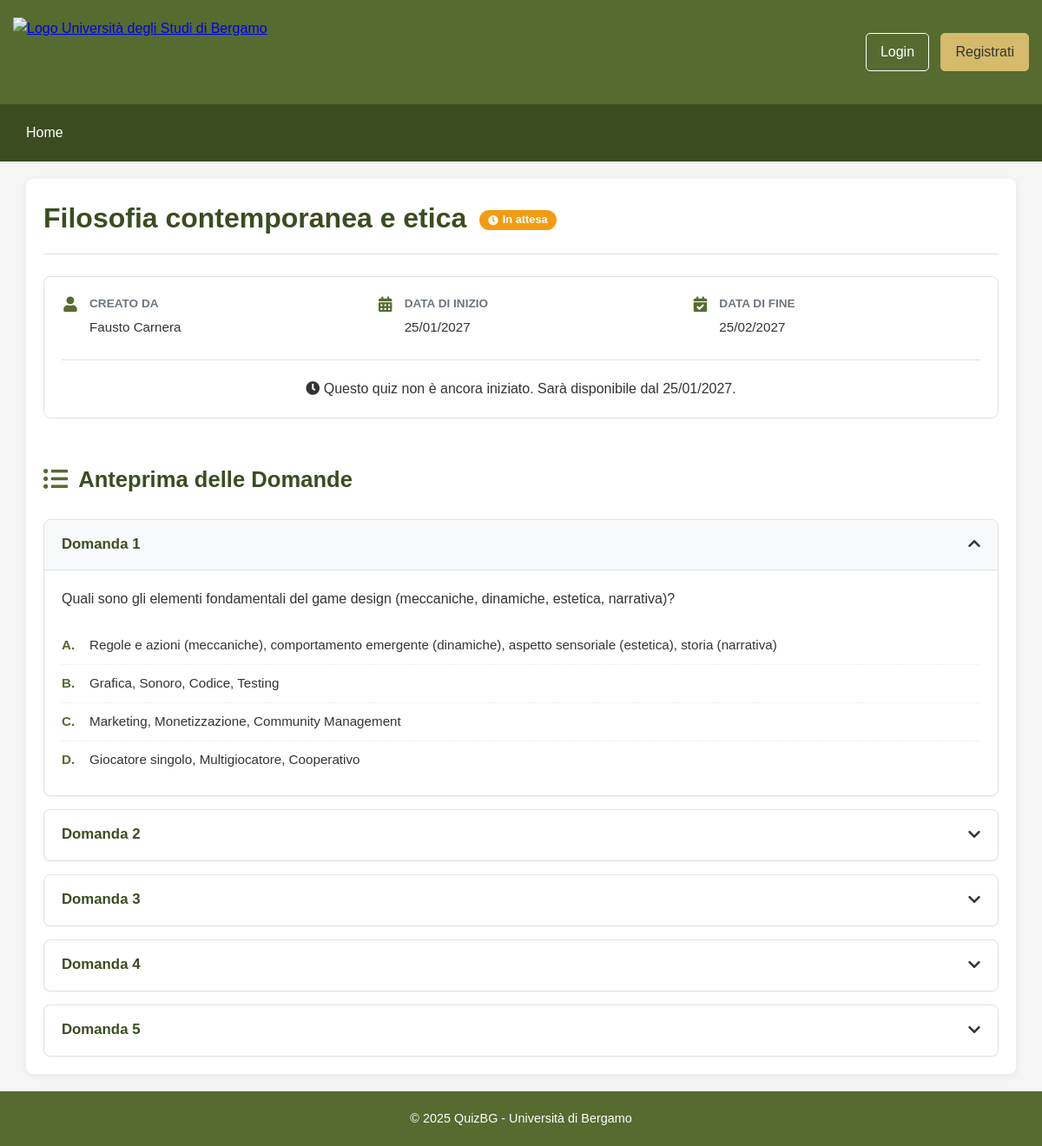
Page /quiz_view.php?id=495 on the committed database.
### tables this page shows
CREATE TABLE Quiz (
    codice INT AUTO_INCREMENT PRIMARY KEY,
    titolo VARCHAR(255) NOT NULL,
    dataInizio DATE NOT NULL,
    dataFine DATE NOT NULL,
    creatore VARCHAR(50) NOT NULL,
    FOREIGN KEY (creatore) REFERENCES Utente(nomeUtente) ON DELETE CASCADE
);

CREATE TABLE Utente (
    nomeUtente VARCHAR(50) PRIMARY KEY,
    nome VARCHAR(100) NOT NULL,
    cognome VARCHAR(100) NOT NULL,
    eMail VARCHAR(100) NOT NULL UNIQUE
);

CREATE TABLE Domanda (
    quiz INT NOT NULL,
    numero INT NOT NULL,
    testo TEXT NOT NULL,
    PRIMARY KEY (quiz, numero),
    FOREIGN KEY (quiz) REFERENCES Quiz(codice) ON DELETE CASCADE
);

### quiz_view.php (the view, shortened to what this page needs)
<?php
include 'includes/header.php';
require_once 'config/database.php';
$quiz_id = (int) $_GET['id'];
$quiz = null;
$questions = [];
$questions_data = [];
$quiz_status = '';
$status_text = '';
$status_icon = 'question-circle';
try {
    $sql_quiz = "SELECT q.*, u.nome, u.cognome
                 FROM Quiz q
                 JOIN Utente u ON q.creatore = u.nomeUtente
                 WHERE q.codice = :quiz_id";
    $stmt_quiz = $pdo->prepare($sql_quiz);
    $stmt_quiz->execute(['quiz_id' => $quiz_id]);
    $quiz = $stmt_quiz->fetch(PDO::FETCH_ASSOC);
    if ($quiz) {
        $sql_questions_load = "SELECT * FROM Domanda WHERE quiz = :quiz_id ORDER BY numero ASC";
        $stmt_questions_load = $pdo->prepare($sql_questions_load);
        $stmt_questions_load->execute(['quiz_id' => $quiz_id]);
        $questions_data = $stmt_questions_load->fetchAll(PDO::FETCH_ASSOC);
        if (!empty($questions_data)) {
            foreach ($questions_data as $question_item) {
                $sql_answers = "SELECT * FROM Risposta WHERE quiz = :quiz_id AND domanda = :domanda_numero ORDER BY numero ASC";
                $stmt_answers = $pdo->prepare($sql_answers);
                $stmt_answers->execute([
                    'quiz_id' => $quiz_id,
                    'domanda_numero' => $question_item['numero']
                ]);
                $question_item['answers'] = $stmt_answers->fetchAll(PDO::FETCH_ASSOC);
                $questions[] = $question_item;
            }
        }
        $today = date('Y-m-d');
        $user_logged_in = isset($_SESSION['user']);
        $can_participate = $user_logged_in &&
            ($quiz['dataInizio'] <= $today && $quiz['dataFine'] >= $today) &&
            !empty($questions_data);
        if ($quiz['dataInizio'] > $today) {
            $quiz_status = 'pending';
            $status_text = 'In attesa';
            $status_icon = 'clock';
        } elseif ($quiz['dataFine'] < $today) {
            $quiz_status = 'expired';
            $status_text = 'Scaduto';
            $status_icon = 'calendar-times';
        } else {
            $quiz_status = 'available';
            $status_text = 'Disponibile';
            $status_icon = 'check-circle';
        }
    } else {
    }
} catch (PDOException $e) {
    error_log("Errore DB in quiz_view.php: " . $e->getMessage());
    die("Si è verificato un errore nel caricamento dei dati del quiz. Si prega di riprovare più tardi o contattare l'assistenza.");
}
?>
<div class="main-content">
    <div class="content">
        <?php if ($quiz): ?>
            <div class="quiz-detail-header">
                <h1><?php echo htmlspecialchars($quiz['titolo']); ?></h1>
                <span class="status-badge <?php echo htmlspecialchars($quiz_status); ?>"> <i
                        class="fas fa-<?php echo htmlspecialchars($status_icon); ?>"></i>
                    <?php echo htmlspecialchars($status_text); ?>
                </span>
            </div>
            <div class="quiz-detail-card">
                <div class="quiz-info-grid">
                    <div class="quiz-info-item">
                        <i class="fas fa-user"></i>
                        <div>
                            <span class="info-label">Creato da</span>
                            <span
                                class="info-value"><?php echo htmlspecialchars($quiz['nome'] . ' ' . $quiz['cognome']); ?></span>
                        </div>
                    </div>
                    <div class="quiz-info-item">
                        <i class="fas fa-calendar-alt"></i>
                        <div>
                            <span class="info-label">Data di inizio</span>
                            <span class="info-value"><?php echo date('d/m/Y', strtotime($quiz['dataInizio'])); ?></span>
                        </div>
                    </div>
                    <div class="quiz-info-item">
                        <i class="fas fa-calendar-check"></i>
                        <div>
                            <span class="info-label">Data di fine</span>
                            <span class="info-value"><?php echo date('d/m/Y', strtotime($quiz['dataFine'])); ?></span>
                        </div>
                    </div>
                </div>
                <?php
                if (isset($can_participate) && $can_participate):
                    ?>
                    <div class="quiz-action-container">
                        <a href="quiz_participate.php?id=<?php echo $quiz_id; ?>" class="btn btn-participate">
                            <i class="fas fa-play-circle"></i> Partecipa al Quiz
                        </a>
                    </div>
                <?php elseif ($quiz_status === 'pending'): ?>
                    <div class="quiz-action-container pending-notice">
                        <p>
                            <i class="fas fa-clock"></i>
                            Questo quiz non è ancora iniziato. Sarà disponibile dal
                            <?php echo date('d/m/Y', strtotime($quiz['dataInizio'])); ?>.
                        </p>
                    </div>
                <?php endif; ?>
            </div>
        <?php endif; ?>
        <?php if ($quiz):  ?>
            <div class="questions-preview-section">
                <h2><i class="fas fa-list-ul"></i> Anteprima delle Domande</h2>
                <?php if (empty($questions)): ?>
                    <div class="no-questions-notice">
                        <i class="fas fa-info-circle"></i>
                        <p>Nessuna domanda disponibile per questo quiz al momento.</p>
                    </div>
                <?php else: ?>
                    <div class="questions-accordion">
                        <?php
                        $numeroDomandaVisualizzato = 1;
                        foreach ($questions as $index => $question): ?>
                            <div
                                class="question-card <?php echo ($index === 0 && count($questions) > 1) ? 'open' : (count($questions) === 1 ? 'open' : ''); ?>">
                                <div class="question-header" role="button" tabindex="0"
                                    aria-expanded="<?php echo ($index === 0 && count($questions) > 1) ? 'true' : (count($questions) === 1 ? 'true' : 'false'); ?>"
                                    aria-controls="question-content-<?php echo $index; ?>">
                                    <span class="question-number">Domanda <?php echo $numeroDomandaVisualizzato; ?></span>
                                    <div class="question-toggle"><i class="fas fa-chevron-down"></i></div>
                                </div>
                                <div class="question-content-wrapper" id="question-content-<?php echo $index; ?>" <?php echo !($index === 0 || count($questions) === 1) ? 'style="max-height: 0px;"' : ''; ?>>
                                    <div class="question-text">
                                        <?php echo nl2br(htmlspecialchars($question['testo'])); ?>
                                    </div>
                                    <?php if (!empty($question['answers'])): ?>
                                        <ul class="answer-options">
                                            <?php foreach ($question['answers'] as $answer): ?>
                                                <li class="answer-option">
                                                    <span class="option-marker"><?php echo chr(64 + $answer['numero']); ?>.</span>
                                                    <span class="option-text"><?php echo htmlspecialchars($answer['testo']); ?></span>
                                                </li>
                                            <?php endforeach; ?>
                                        </ul>
                                    <?php else: ?>
                                        <p class="no-answers-notice">Nessuna opzione di risposta fornita per questa domanda.</p>
                                    <?php endif; ?>
                                </div>
                            </div>
                            <?php
                            $numeroDomandaVisualizzato++;
                        endforeach; ?>
                    </div>
                <?php endif; ?>
            </div>
        <?php endif;  ?>
    </div>
</div>
<?php include 'includes/footer.php'; ?>

### rows in the picture
quiz: titolo "Filosofia contemporanea e etica", dataInizio "In attesa", creatore.cognome "Fausto Carnera", dataInizio "25/01/2027", dataFine "25/02/2027"
domanda: testo "Quali sono gli elementi fondamentali del game design (meccaniche, dinamiche, estetica, narrativa)?", numero "A", testo "Regole e azioni (meccaniche), comportamento emergente (dinamiche), aspetto sensoriale (estetica), storia (narrativa)", numero "B", testo "Grafica, Sonoro, Codice, Testing", numero "C", testo "Marketing, Monetizzazione, Community Management", numero "D", testo "Giocatore singolo, Multigiocatore, Cooperativo"
